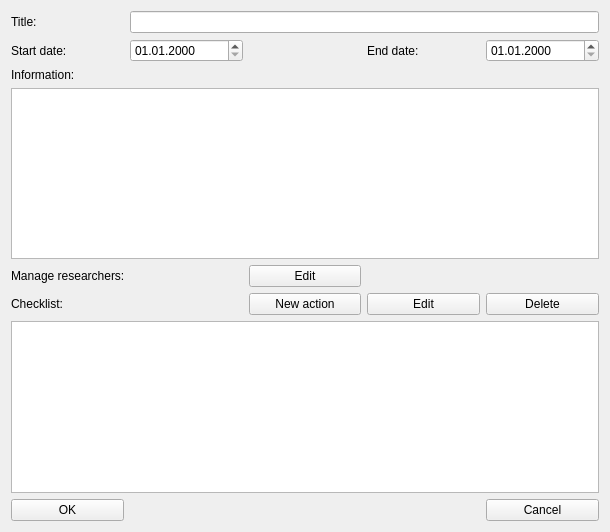
<?xml version="1.0" encoding="UTF-8"?>
<ui version="4.0">
 <class>AddResearch</class>
 <widget class="QWidget" name="AddResearch">
  <property name="geometry">
   <rect>
    <x>0</x>
    <y>0</y>
    <width>610</width>
    <height>532</height>
   </rect>
  </property>
  <property name="windowTitle">
   <string>Add/Edit research</string>
  </property>
  <layout class="QVBoxLayout" name="verticalLayout">
   <item>
    <layout class="QGridLayout" name="gridLayout" columnstretch="1,1,1,1,1">
     <item row="4" column="2">
      <widget class="QPushButton" name="editResearchersButton">
       <property name="text">
        <string>Edit</string>
       </property>
      </widget>
     </item>
     <item row="1" column="4">
      <widget class="QDateEdit" name="endDate">
       <property name="displayFormat">
        <string>dd.MM.yyyy</string>
       </property>
      </widget>
     </item>
     <item row="5" column="4">
      <widget class="QPushButton" name="deleteActionButton">
       <property name="text">
        <string>Delete</string>
       </property>
      </widget>
     </item>
     <item row="5" column="0" colspan="2">
      <widget class="QLabel" name="label_6">
       <property name="text">
        <string>Checklist:</string>
       </property>
      </widget>
     </item>
     <item row="1" column="0">
      <widget class="QLabel" name="label_2">
       <property name="text">
        <string>Start date:</string>
       </property>
      </widget>
     </item>
     <item row="7" column="0">
      <widget class="QPushButton" name="okButton">
       <property name="text">
        <string>OK</string>
       </property>
      </widget>
     </item>
     <item row="4" column="0" colspan="2">
      <widget class="QLabel" name="label_5">
       <property name="text">
        <string>Manage researchers:</string>
       </property>
      </widget>
     </item>
     <item row="1" column="1">
      <widget class="QDateEdit" name="startDate">
       <property name="toolTipDuration">
        <number>-1</number>
       </property>
       <property name="displayFormat">
        <string>dd.MM.yyyy</string>
       </property>
      </widget>
     </item>
     <item row="2" column="0">
      <widget class="QLabel" name="label_4">
       <property name="text">
        <string>Information:</string>
       </property>
      </widget>
     </item>
     <item row="3" column="0" colspan="5">
      <widget class="QTextEdit" name="researchInfo">
       <property name="cursor" stdset="0">
        <cursorShape>IBeamCursor</cursorShape>
       </property>
      </widget>
     </item>
     <item row="6" column="0" colspan="5">
      <widget class="QListWidget" name="checklist"/>
     </item>
     <item row="1" column="3">
      <widget class="QLabel" name="label_3">
       <property name="text">
        <string>End date:</string>
       </property>
      </widget>
     </item>
     <item row="5" column="2">
      <widget class="QPushButton" name="newActionButton">
       <property name="text">
        <string>New action</string>
       </property>
      </widget>
     </item>
     <item row="0" column="0">
      <widget class="QLabel" name="label">
       <property name="text">
        <string>Title:</string>
       </property>
      </widget>
     </item>
     <item row="5" column="3">
      <widget class="QPushButton" name="editActionButton">
       <property name="text">
        <string>Edit</string>
       </property>
      </widget>
     </item>
     <item row="7" column="4">
      <widget class="QPushButton" name="cancelButton">
       <property name="text">
        <string>Cancel</string>
       </property>
      </widget>
     </item>
     <item row="0" column="1" colspan="4">
      <widget class="QLineEdit" name="researchTitle"/>
     </item>
    </layout>
   </item>
  </layout>
 </widget>
 <tabstops>
  <tabstop>researchTitle</tabstop>
  <tabstop>startDate</tabstop>
  <tabstop>endDate</tabstop>
  <tabstop>researchInfo</tabstop>
  <tabstop>editResearchersButton</tabstop>
  <tabstop>newActionButton</tabstop>
  <tabstop>editActionButton</tabstop>
  <tabstop>deleteActionButton</tabstop>
  <tabstop>checklist</tabstop>
  <tabstop>okButton</tabstop>
  <tabstop>cancelButton</tabstop>
 </tabstops>
 <resources/>
 <connections/>
</ui>
